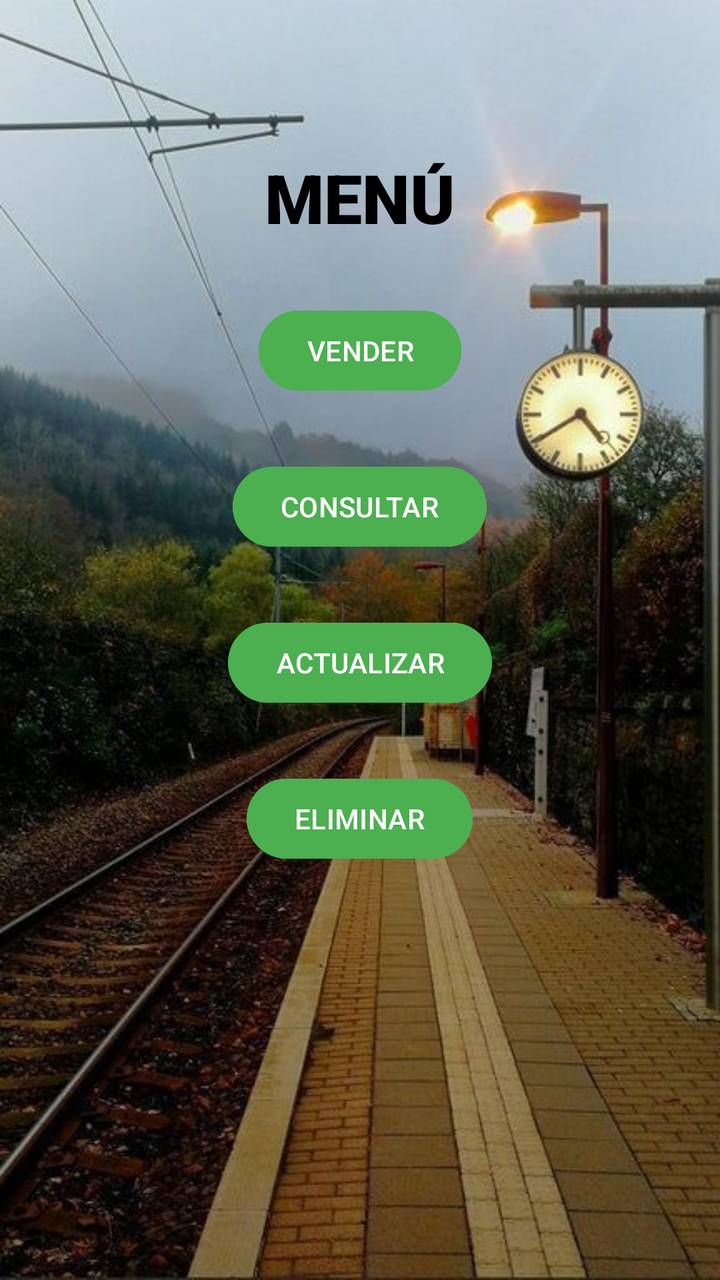
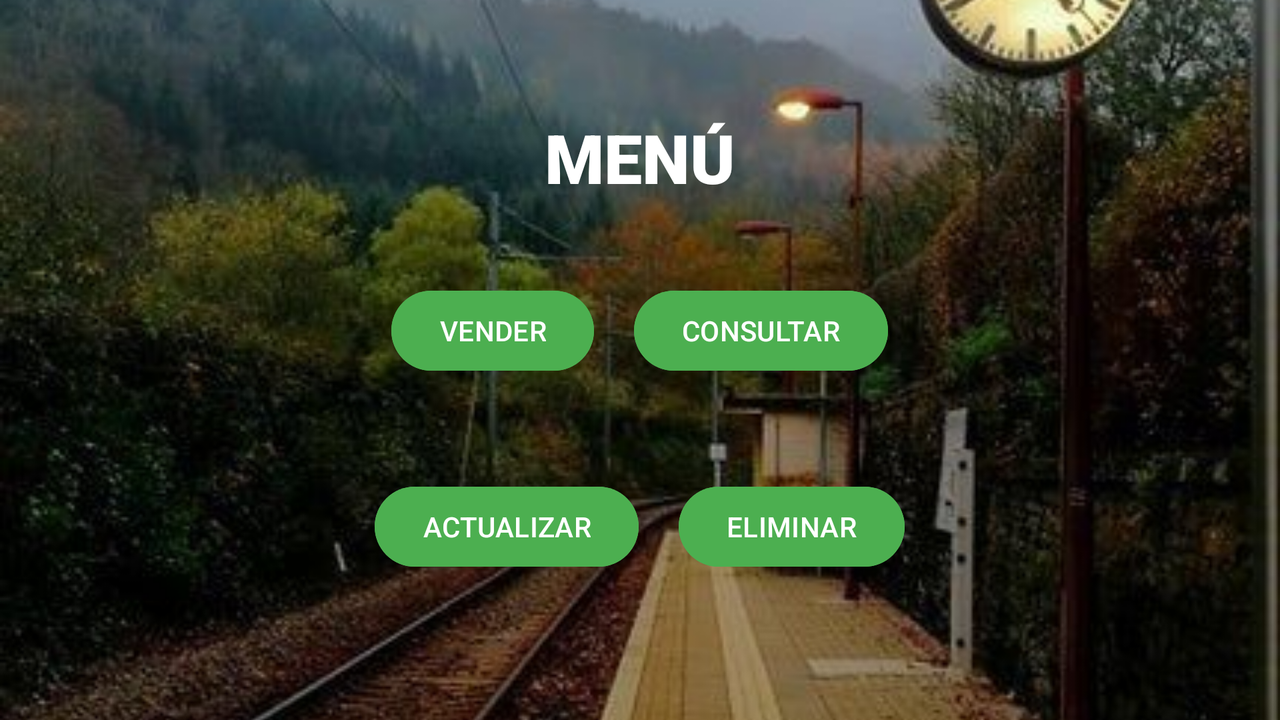

An Android layout and its configuration variant, each rendered on a device that would load it. The default file and the variant file are quoted in full after the pictures.
<!-- AndroidManifest.xml: application theme Theme.BD_App -->
<!-- res/layout/activity_main2.xml -->
<?xml version="1.0" encoding="utf-8"?>
<LinearLayout xmlns:android="http://schemas.android.com/apk/res/android"
    xmlns:app="http://schemas.android.com/apk/res-auto"
    xmlns:tools="http://schemas.android.com/tools"
    android:id="@+id/main"
    android:layout_width="match_parent"
    android:layout_height="match_parent"
    android:orientation="vertical"
    android:padding="16dp"
    tools:context=".MainActivity2">

    <LinearLayout
        android:layout_width="wrap_content"
        android:layout_height="wrap_content"
        android:layout_gravity="center"/>

    <TextView
        android:layout_width="wrap_content"
        android:layout_height="wrap_content"
        android:text="@string/textView"
        style="@style/TextViewStyle2"
        android:layout_gravity="center"
        android:layout_marginTop="60dp"/>

    <Button
        android:id="@+id/vender"
        android:layout_width="wrap_content"
        android:layout_height="wrap_content"
        style="@style/ButtonPrimary"
        android:text="@string/btn_vender"
        android:layout_marginTop="30dp"
        android:layout_gravity="center"/>

    <Button
        android:id="@+id/consultar"
        android:layout_width="wrap_content"
        android:layout_height="wrap_content"
        style="@style/ButtonPrimary"
        android:text="@string/btn_consultar"
        android:layout_marginTop="30dp"
        android:layout_gravity="center"/>

    <Button
        android:id="@+id/actualizar"
        android:layout_width="wrap_content"
        android:layout_height="wrap_content"
        style="@style/ButtonPrimary"
        android:text="@string/btn_cambiar"
        android:layout_marginTop="30dp"
        android:layout_gravity="center" />

    <Button
        android:id="@+id/eliminar"
        android:layout_width="wrap_content"
        android:layout_height="wrap_content"
        style="@style/ButtonPrimary"
        android:text="@string/btn_eliminar"
        android:layout_marginTop="30dp"
        android:layout_gravity="center"/>

</LinearLayout>
<!-- resources referenced by this layout -->
<resources>
  <string name="btn_cambiar">ACTUALIZAR</string>
  <string name="btn_consultar">CONSULTAR</string>
  <string name="btn_eliminar">ELIMINAR</string>
  <string name="btn_vender">VENDER</string>
  <string name="textView">MENÚ</string>
  <style name="ButtonPrimary">
          <item name="android:backgroundTint">@color/green</item>
      </style>
  <style name="TextViewStyle2">
          <item name="android:textColor">@color/black</item>
          <item name="android:fontFamily">sans-serif-black</item>
          <item name="android:textSize">34sp</item>
      </style>
  <style name="Theme.BD_App" parent="Base.Theme.BD_App" />
  <color name="green">#4CAF50</color>
  <color name="black">#000000</color>
  <style name="Base.Theme.BD_App" parent="Theme.Material3.DayNight.NoActionBar">
          <item name="android:windowBackground">@drawable/background_fondo</item>
          <item name="colorPrimary">@color/colorPrimary</item>
          <item name="colorPrimaryDark">@color/colorPrimaryDark</item>
      </style>
  <!-- drawable background_fondo (drawable) -->
  <?xml version="1.0" encoding="utf-8"?>
  <layer-list xmlns:android="http://schemas.android.com/apk/res/android">
      <item>
          <bitmap
              android:src="@drawable/ado"
              android:scaleType="centerCrop" />
      </item>
  </layer-list>
  <color name="colorPrimary">#6200EE</color>
  <color name="colorPrimaryDark">#3700B3</color>
  <!-- drawable ado: jpeg bitmap (drawable, 58585 bytes) -->
</resources>
<!-- res/layout-land/activity_main2.xml (the repository's variant of the layout above) -->
<!-- drawn on the phone turned sideways -->
<?xml version="1.0" encoding="utf-8"?>
<androidx.constraintlayout.widget.ConstraintLayout xmlns:android="http://schemas.android.com/apk/res/android"
    xmlns:app="http://schemas.android.com/apk/res-auto"
    xmlns:tools="http://schemas.android.com/tools"
    android:id="@+id/main"
    android:layout_width="match_parent"
    android:layout_height="match_parent"
    tools:context=".MainActivity2">

    <ImageView
        android:id="@+id/background_image"
        android:layout_width="match_parent"
        android:layout_height="match_parent"
        android:src="@drawable/background_fondo"
        android:scaleType="centerCrop"
        android:contentDescription="@null" />

    <LinearLayout
        android:layout_width="match_parent"
        android:layout_height="match_parent"
        android:orientation="vertical"
        android:padding="16dp"
        android:gravity="center_horizontal">

        <TextView
            android:layout_width="wrap_content"
            android:layout_height="wrap_content"
            android:text="@string/textView"
            style="@style/TextViewStyle4"
            android:layout_gravity="center"
            android:layout_marginTop="40dp"/>

        <LinearLayout
            android:layout_width="match_parent"
            android:layout_height="wrap_content"
            android:orientation="horizontal"
            android:gravity="center"
            android:layout_marginTop="30dp">

            <Button
                android:id="@+id/vender"
                android:layout_width="wrap_content"
                android:layout_height="wrap_content"
                style="@style/ButtonPrimary"
                android:text="@string/btn_vender"
                android:layout_margin="10dp"
                android:layout_gravity="center"/>

            <Button
                android:id="@+id/consultar"
                android:layout_width="wrap_content"
                android:layout_height="wrap_content"
                style="@style/ButtonPrimary"
                android:text="@string/btn_consultar"
                android:layout_margin="10dp"
                android:layout_gravity="center"/>
        </LinearLayout>

        <LinearLayout
            android:layout_width="match_parent"
            android:layout_height="wrap_content"
            android:orientation="horizontal"
            android:gravity="center"
            android:layout_marginTop="30dp">

            <Button
                android:id="@+id/actualizar"
                android:layout_width="wrap_content"
                android:layout_height="wrap_content"
                style="@style/ButtonPrimary"
                android:text="@string/btn_cambiar"
                android:layout_margin="10dp"
                android:layout_gravity="center" />

            <Button
                android:id="@+id/eliminar"
                android:layout_width="wrap_content"
                android:layout_height="wrap_content"
                style="@style/ButtonPrimary"
                android:text="@string/btn_eliminar"
                android:layout_margin="10dp"
                android:layout_gravity="center"/>
        </LinearLayout>

    </LinearLayout>

</androidx.constraintlayout.widget.ConstraintLayout>
<!-- resources referenced by the variant -->
<!-- as the phone turned sideways resolves them -->
<resources>
  <!-- drawable background_fondo (drawable) -->
  <?xml version="1.0" encoding="utf-8"?>
  <layer-list xmlns:android="http://schemas.android.com/apk/res/android">
      <item>
          <bitmap
              android:src="@drawable/ado"
              android:scaleType="centerCrop" />
      </item>
  </layer-list>
  <string name="btn_cambiar">ACTUALIZAR</string>
  <string name="btn_consultar">CONSULTAR</string>
  <string name="btn_eliminar">ELIMINAR</string>
  <string name="btn_vender">VENDER</string>
  <string name="textView">MENÚ</string>
  <style name="ButtonPrimary">
          <item name="android:backgroundTint">@color/green</item>
      </style>
  <style name="TextViewStyle4">
          <item name="android:textColor">@color/white</item>
          <item name="android:fontFamily">sans-serif-black</item>
          <item name="android:textSize">34sp</item>
      </style>
  <style name="Theme.BD_App" parent="Base.Theme.BD_App" />
  <!-- drawable ado: jpeg bitmap (drawable, 58585 bytes) -->
  <color name="green">#4CAF50</color>
  <color name="white">#FFFFFF</color>
  <style name="Base.Theme.BD_App" parent="Theme.Material3.DayNight.NoActionBar">
          <item name="android:windowBackground">@drawable/background_fondo</item>
          <item name="colorPrimary">@color/colorPrimary</item>
          <item name="colorPrimaryDark">@color/colorPrimaryDark</item>
      </style>
  <color name="colorPrimary">#6200EE</color>
  <color name="colorPrimaryDark">#3700B3</color>
</resources>
